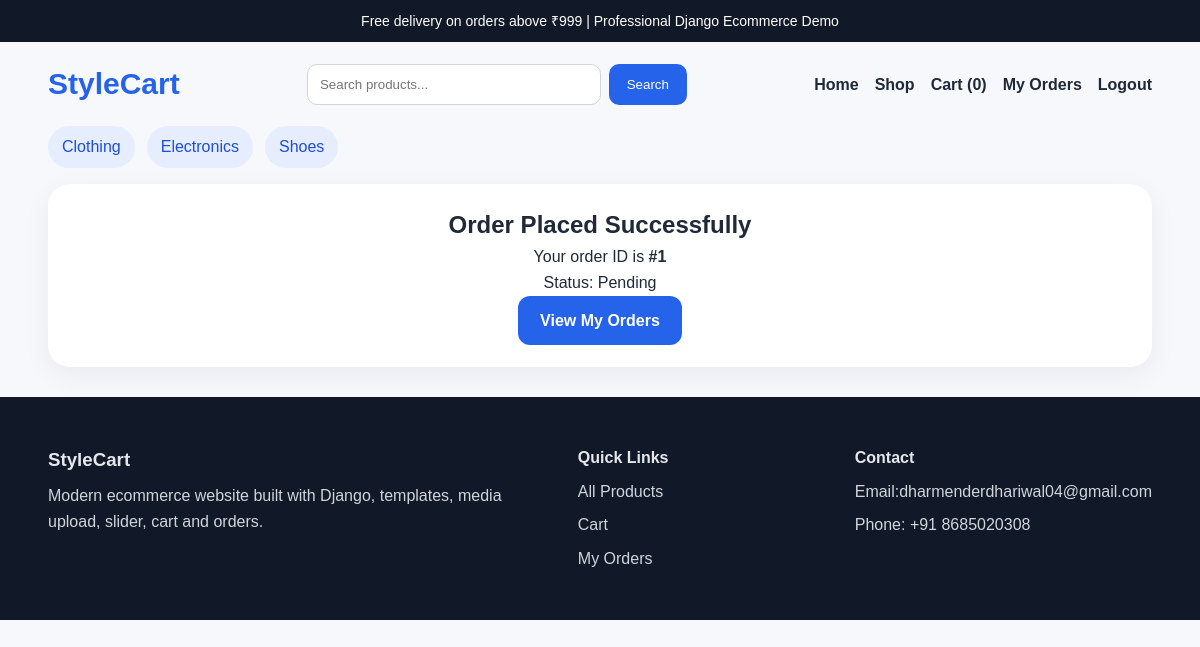
Screenshot of /order-success/1/ (signed in) with the database file from the repository.
### shop/models.py (models this page shows, shortened)
class Category(models.Model):
    name = models.CharField(max_length=120, unique=True)
    slug = models.SlugField(unique=True)
    description = models.TextField(blank=True)
    image = models.ImageField(upload_to='categories/', blank=True, null=True)
    class Meta:
        ordering = ['name']
        verbose_name_plural = 'Categories'
    def get_absolute_url(self):
        return reverse('shop:category_products', args=[self.slug])

class Order(models.Model):
    STATUS_CHOICES = [
        ('pending', 'Pending'),
        ('processing', 'Processing'),
        ('shipped', 'Shipped'),
        ('delivered', 'Delivered'),
    ]
    user = models.ForeignKey(settings.AUTH_USER_MODEL, on_delete=models.CASCADE, related_name='orders')
    full_name = models.CharField(max_length=150)
    email = models.EmailField()
    phone = models.CharField(max_length=20)
    address = models.CharField(max_length=255)
    city = models.CharField(max_length=100)
    postal_code = models.CharField(max_length=20)
    status = models.CharField(max_length=20, choices=STATUS_CHOICES, default='pending')
    created_at = models.DateTimeField(auto_now_add=True)
    class Meta:
        ordering = ['-created_at']

### shop/views.py (the view)
# urls.py: path('order-success/<int:order_id>/', views.order_success, name='order_success'),
@login_required
def order_success(request, order_id):
    order = get_object_or_404(Order, id=order_id, user=request.user)
    return render(request, 'shop/order_success.html', {'order': order})

### shop/context_processors.py (called while the page is built)
def cart_item_count(request):
    cart = request.session.get('cart', {})
    return {'cart_item_count': sum(cart.values())}

def categories_menu(request):
    return {'menu_categories': Category.objects.all()[:8]}

### shop/templates/shop/order_success.html (shortened to what this page needs)
{% extends 'base.html' %}
{% block content %}
<section class="container section center-box">
    <h1>Order Placed Successfully</h1>
    <p>Your order ID is <strong>#{{ order.id }}</strong></p>
    <p>Status: {{ order.get_status_display }}</p>
    <a class="btn" href="{% url 'shop:my_orders' %}">View My Orders</a>
</section>
{% endblock %}

### templates/includes/navbar.html
<header class="header">
    <div class="topbar">Free delivery on orders above ₹999 | Professional Django Ecommerce Demo</div>
    <nav class="navbar container">
        <a class="brand" href="{% url 'shop:home' %}">StyleCart</a>
        <form class="search-form" action="{% url 'shop:product_list' %}" method="get">
            <input type="text" name="q" placeholder="Search products..." value="{{ request.GET.q }}">
            <button type="submit">Search</button>
        </form>
        <div class="nav-links">
            <a href="{% url 'shop:home' %}">Home</a>
            <a href="{% url 'shop:product_list' %}">Shop</a>
            <a href="{% url 'shop:cart' %}">Cart ({{ cart_item_count }})</a>
            {% if request.user.is_authenticated %}
                <a href="{% url 'shop:my_orders' %}">My Orders</a>
                <a href="{% url 'accounts:logout' %}">Logout</a>
            {% else %}
                <a href="{% url 'accounts:login' %}">Login</a>
                <a href="{% url 'accounts:signup' %}">Signup</a>
            {% endif %}
        </div>
    </nav>
    <div class="category-strip container">
        {% for category in menu_categories %}
            <a href="{{ category.get_absolute_url }}">{{ category.name }}</a>
        {% empty %}
            <span>Add categories from admin panel.</span>
        {% endfor %}
    </div>
</header>

### static/css/style.css (style rules this page uses)
* { box-sizing: border-box; margin: 0; padding: 0; }
body { font-family: Arial, sans-serif; background: #f7f8fc; color: #1f2937; line-height: 1.6; }
a { text-decoration: none; color: inherit; }
.container { width: min(1180px, 92%); margin: 0 auto; }
.topbar { background: #111827; color: #fff; text-align: center; padding: 10px; font-size: 14px; }
.navbar { display: flex; gap: 20px; align-items: center; justify-content: space-between; padding: 18px 0; }
.brand { font-size: 30px; font-weight: 700; color: #2563eb; }
.search-form { display: flex; flex: 1; max-width: 380px; }
.search-form input, .form-group input { width: 100%; padding: 12px; border: 1px solid #d1d5db; border-radius: 10px; }
.search-form button { padding: 12px 18px; border: none; background: #2563eb; color: #fff; border-radius: 10px; margin-left: 8px; }
.nav-links { display: flex; gap: 16px; flex-wrap: wrap; font-weight: 600; }
.category-strip { display: flex; gap: 12px; flex-wrap: wrap; padding-bottom: 16px; }
.category-strip a { background: #e5edff; color: #1d4ed8; padding: 8px 14px; border-radius: 999px; }
.btn { display: inline-block; background: #2563eb; color: #fff; padding: 12px 22px; border-radius: 12px; font-weight: 700; border: none; cursor: pointer; }
.section { padding: 24px 0 48px; }
.detail-image, .detail-content, .form-card, .summary-card, .order-card, .checkout-box, .center-box { background: #fff; padding: 22px; border-radius: 22px; box-shadow: 0 8px 28px rgba(15,23,42,.06); }
.center-box { text-align: center; }

### rows the page displays
Category: name "Clothing"
Category: name "Electronics"
Category: name "Shoes"
Order: id "1", status "Pending"

### other values shown
{{ cart_item_count }} "0"
